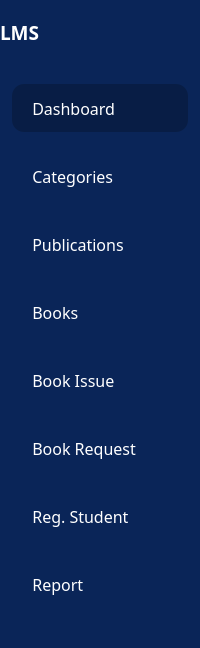
     <widget class="QWidget" name="sidebar_2" native="true">
      <property name="sizePolicy">
       <sizepolicy hsizetype="Fixed" vsizetype="Preferred">
        <horstretch>0</horstretch>
        <verstretch>0</verstretch>
       </sizepolicy>
      </property>
      <property name="minimumSize">
       <size>
        <width>200</width>
        <height>0</height>
       </size>
      </property>
      <property name="maximumSize">
       <size>
        <width>200</width>
        <height>16777215</height>
       </size>
      </property>
      <property name="styleSheet">
       <string notr="true">QWidget{
	background-color: rgb(10, 37, 88);
}

QPushButton {
            color: white;
			text-align: left;
			margin-left: 12px;
			margin-right: 12px;
			padding-left: 12px;
            border: none;
            border-radius: 12px;
        }
        QPushButton:hover {
            background-color: rgb(8, 29, 69);
        }
        QPushButton:checked{
             background-color: rgb(8, 29, 69);
        }</string>
      </property>
      <layout class="QVBoxLayout" name="sidebar_vlayout_2">
       <property name="spacing">
        <number>20</number>
       </property>
       <property name="leftMargin">
        <number>0</number>
       </property>
       <property name="topMargin">
        <number>0</number>
       </property>
       <property name="rightMargin">
        <number>0</number>
       </property>
       <property name="bottomMargin">
        <number>0</number>
       </property>
       <item>
        <widget class="QLabel" name="logo_label_2">
         <property name="sizePolicy">
          <sizepolicy hsizetype="Fixed" vsizetype="Fixed">
           <horstretch>0</horstretch>
           <verstretch>0</verstretch>
          </sizepolicy>
         </property>
         <property name="minimumSize">
          <size>
           <width>0</width>
           <height>64</height>
          </size>
         </property>
         <property name="maximumSize">
          <size>
           <width>16777215</width>
           <height>64</height>
          </size>
         </property>
         <property name="font">
          <font>
           <family>Poppins</family>
           <pointsize>14</pointsize>
           <bold>true</bold>
          </font>
         </property>
         <property name="styleSheet">
          <string notr="true">QLabel{
color: white;
}</string>
         </property>
         <property name="text">
          <string>LMS</string>
         </property>
         <property name="textFormat">
          <enum>Qt::TextFormat::AutoText</enum>
         </property>
         <property name="scaledContents">
          <bool>false</bool>
         </property>
         <property name="alignment">
          <set>Qt::AlignmentFlag::AlignLeading|Qt::AlignmentFlag::AlignLeft|Qt::AlignmentFlag::AlignVCenter</set>
         </property>
         <property name="indent">
          <number>0</number>
         </property>
        </widget>
       </item>
       <item>
        <widget class="QPushButton" name="dashboardBtn_2">
         <property name="sizePolicy">
          <sizepolicy hsizetype="Fixed" vsizetype="Fixed">
           <horstretch>0</horstretch>
           <verstretch>0</verstretch>
          </sizepolicy>
         </property>
         <property name="minimumSize">
          <size>
           <width>200</width>
           <height>48</height>
          </size>
         </property>
         <property name="maximumSize">
          <size>
           <width>200</width>
           <height>48</height>
          </size>
         </property>
         <property name="font">
          <font>
           <family>Poppins Medium</family>
           <pointsize>12</pointsize>
           <bold>false</bold>
          </font>
         </property>
         <property name="styleSheet">
          <string notr="true"/>
         </property>
         <property name="text">
          <string>  Dashboard</string>
         </property>
         <property name="icon">
          <iconset resource="resource.qrc">
           <normaloff>:/icons/res/icon/dashboard-white.png</normaloff>:/icons/res/icon/dashboard-white.png</iconset>
         </property>
         <property name="iconSize">
          <size>
           <width>20</width>
           <height>20</height>
          </size>
         </property>
         <property name="checkable">
          <bool>true</bool>
         </property>
         <property name="checked">
          <bool>true</bool>
         </property>
         <property name="autoExclusive">
          <bool>true</bool>
         </property>
         <property name="autoDefault">
          <bool>false</bool>
         </property>
         <property name="default">
          <bool>false</bool>
         </property>
         <property name="flat">
          <bool>false</bool>
         </property>
        </widget>
       </item>
       <item>
        <widget class="QPushButton" name="categoryBtn_2">
         <property name="sizePolicy">
          <sizepolicy hsizetype="Fixed" vsizetype="Fixed">
           <horstretch>0</horstretch>
           <verstretch>0</verstretch>
          </sizepolicy>
         </property>
         <property name="minimumSize">
          <size>
           <width>200</width>
           <height>48</height>
          </size>
         </property>
         <property name="maximumSize">
          <size>
           <width>200</width>
           <height>48</height>
          </size>
         </property>
         <property name="font">
          <font>
           <family>Poppins Medium</family>
           <pointsize>12</pointsize>
           <bold>false</bold>
          </font>
         </property>
         <property name="text">
          <string>  Categories</string>
         </property>
         <property name="icon">
          <iconset resource="resource.qrc">
           <normaloff>:/icons/res/icon/category-white.png</normaloff>:/icons/res/icon/category-white.png</iconset>
         </property>
         <property name="iconSize">
          <size>
           <width>20</width>
           <height>20</height>
          </size>
         </property>
         <property name="checkable">
          <bool>true</bool>
         </property>
         <property name="autoExclusive">
          <bool>true</bool>
         </property>
        </widget>
       </item>
       <item>
        <widget class="QPushButton" name="publicationBtn_2">
         <property name="sizePolicy">
          <sizepolicy hsizetype="Fixed" vsizetype="Fixed">
           <horstretch>0</horstretch>
           <verstretch>0</verstretch>
          </sizepolicy>
         </property>
         <property name="minimumSize">
          <size>
           <width>200</width>
           <height>48</height>
          </size>
         </property>
         <property name="maximumSize">
          <size>
           <width>200</width>
           <height>48</height>
          </size>
         </property>
         <property name="font">
          <font>
           <family>Poppins Medium</family>
           <pointsize>12</pointsize>
           <bold>false</bold>
          </font>
         </property>
         <property name="text">
          <string>  Publications</string>
         </property>
         <property name="icon">
          <iconset resource="resource.qrc">
           <normaloff>:/icons/res/icon/publication-white.png</normaloff>:/icons/res/icon/publication-white.png</iconset>
         </property>
         <property name="iconSize">
          <size>
           <width>20</width>
           <height>20</height>
          </size>
         </property>
         <property name="checkable">
          <bool>true</bool>
         </property>
         <property name="autoExclusive">
          <bool>true</bool>
         </property>
        </widget>
       </item>
       <item>
        <widget class="QPushButton" name="bookBtn_2">
         <property name="sizePolicy">
          <sizepolicy hsizetype="Fixed" vsizetype="Fixed">
           <horstretch>0</horstretch>
           <verstretch>0</verstretch>
          </sizepolicy>
         </property>
         <property name="minimumSize">
          <size>
           <width>200</width>
           <height>48</height>
          </size>
         </property>
         <property name="maximumSize">
          <size>
           <width>200</width>
           <height>48</height>
          </size>
         </property>
         <property name="font">
          <font>
           <family>Poppins Medium</family>
           <pointsize>12</pointsize>
           <bold>false</bold>
          </font>
         </property>
         <property name="text">
          <string>  Books</string>
         </property>
         <property name="icon">
          <iconset resource="resource.qrc">
           <normaloff>:/icons/res/icon/book-white.png</normaloff>:/icons/res/icon/book-white.png</iconset>
         </property>
         <property name="iconSize">
          <size>
           <width>20</width>
           <height>20</height>
          </size>
         </property>
         <property name="checkable">
          <bool>true</bool>
         </property>
         <property name="autoExclusive">
          <bool>true</bool>
         </property>
        </widget>
       </item>
       <item>
        <widget class="QPushButton" name="issueBtn_2">
         <property name="sizePolicy">
          <sizepolicy hsizetype="Fixed" vsizetype="Fixed">
           <horstretch>0</horstretch>
           <verstretch>0</verstretch>
          </sizepolicy>
         </property>
         <property name="minimumSize">
          <size>
           <width>200</width>
           <height>48</height>
          </size>
         </property>
         <property name="maximumSize">
          <size>
           <width>200</width>
           <height>48</height>
          </size>
         </property>
         <property name="font">
          <font>
           <family>Poppins Medium</family>
           <pointsize>12</pointsize>
           <bold>false</bold>
          </font>
         </property>
         <property name="text">
          <string>  Book Issue</string>
         </property>
         <property name="icon">
          <iconset resource="resource.qrc">
           <normaloff>:/icons/res/icon/book-issue-white.png</normaloff>:/icons/res/icon/book-issue-white.png</iconset>
         </property>
         <property name="iconSize">
          <size>
           <width>20</width>
           <height>20</height>
          </size>
         </property>
         <property name="checkable">
          <bool>true</bool>
         </property>
         <property name="autoExclusive">
          <bool>true</bool>
         </property>
        </widget>
       </item>
       <item>
        <widget class="QPushButton" name="requestBtn_2">
         <property name="sizePolicy">
          <sizepolicy hsizetype="Fixed" vsizetype="Fixed">
           <horstretch>0</horstretch>
           <verstretch>0</verstretch>
          </sizepolicy>
         </property>
         <property name="minimumSize">
          <size>
           <width>200</width>
           <height>48</height>
          </size>
         </property>
         <property name="maximumSize">
          <size>
           <width>200</width>
           <height>48</height>
          </size>
         </property>
         <property name="font">
          <font>
           <family>Poppins Medium</family>
           <pointsize>12</pointsize>
           <bold>false</bold>
          </font>
         </property>
         <property name="text">
          <string>  Book Request</string>
         </property>
         <property name="icon">
          <iconset resource="resource.qrc">
           <normaloff>:/icons/res/icon/request-white.png</normaloff>:/icons/res/icon/request-white.png</iconset>
         </property>
         <property name="iconSize">
          <size>
           <width>20</width>
           <height>20</height>
          </size>
         </property>
         <property name="checkable">
          <bool>true</bool>
         </property>
         <property name="autoExclusive">
          <bool>true</bool>
         </property>
        </widget>
       </item>
       <item>
        <widget class="QPushButton" name="regBtn_2">
         <property name="sizePolicy">
          <sizepolicy hsizetype="Fixed" vsizetype="Fixed">
           <horstretch>0</horstretch>
           <verstretch>0</verstretch>
          </sizepolicy>
         </property>
         <property name="minimumSize">
          <size>
           <width>200</width>
           <height>48</height>
          </size>
         </property>
         <property name="maximumSize">
          <size>
           <width>200</width>
           <height>48</height>
          </size>
         </property>
         <property name="font">
          <font>
           <family>Poppins Medium</family>
           <pointsize>12</pointsize>
           <bold>false</bold>
          </font>
         </property>
         <property name="text">
          <string>  Reg. Student</string>
         </property>
         <property name="icon">
          <iconset resource="resource.qrc">
           <normaloff>:/icons/res/icon/register-white.png</normaloff>:/icons/res/icon/register-white.png</iconset>
         </property>
         <property name="iconSize">
          <size>
           <width>20</width>
           <height>20</height>
          </size>
         </property>
         <property name="checkable">
          <bool>true</bool>
         </property>
         <property name="autoExclusive">
          <bool>true</bool>
         </property>
        </widget>
       </item>
       <item>
        <widget class="QPushButton" name="reportBtn_2">
         <property name="sizePolicy">
          <sizepolicy hsizetype="Fixed" vsizetype="Fixed">
           <horstretch>0</horstretch>
           <verstretch>0</verstretch>
          </sizepolicy>
         </property>
         <property name="minimumSize">
          <size>
           <width>200</width>
           <height>48</height>
          </size>
         </property>
         <property name="maximumSize">
          <size>
           <width>200</width>
           <height>48</height>
          </size>
         </property>
         <property name="font">
          <font>
           <family>Poppins Medium</family>
           <pointsize>12</pointsize>
           <bold>false</bold>
          </font>
         </property>
         <property name="text">
          <string>  Report</string>
         </property>
         <property name="icon">
          <iconset resource="resource.qrc">
           <normaloff>:/icons/res/icon/report-white.png</normaloff>:/icons/res/icon/report-white.png</iconset>
         </property>
         <property name="iconSize">
          <size>
           <width>20</width>
           <height>20</height>
          </size>
         </property>
         <property name="checkable">
          <bool>true</bool>
         </property>
         <property name="autoExclusive">
          <bool>true</bool>
         </property>
        </widget>
       </item>
       <item>
        <spacer name="verticalSpacer_2">
         <property name="orientation">
          <enum>Qt::Orientation::Vertical</enum>
         </property>
         <property name="sizeHint" stdset="0">
          <size>
           <width>20</width>
           <height>40</height>
          </size>
         </property>
        </spacer>
       </item>
      </layout>
     </widget>
